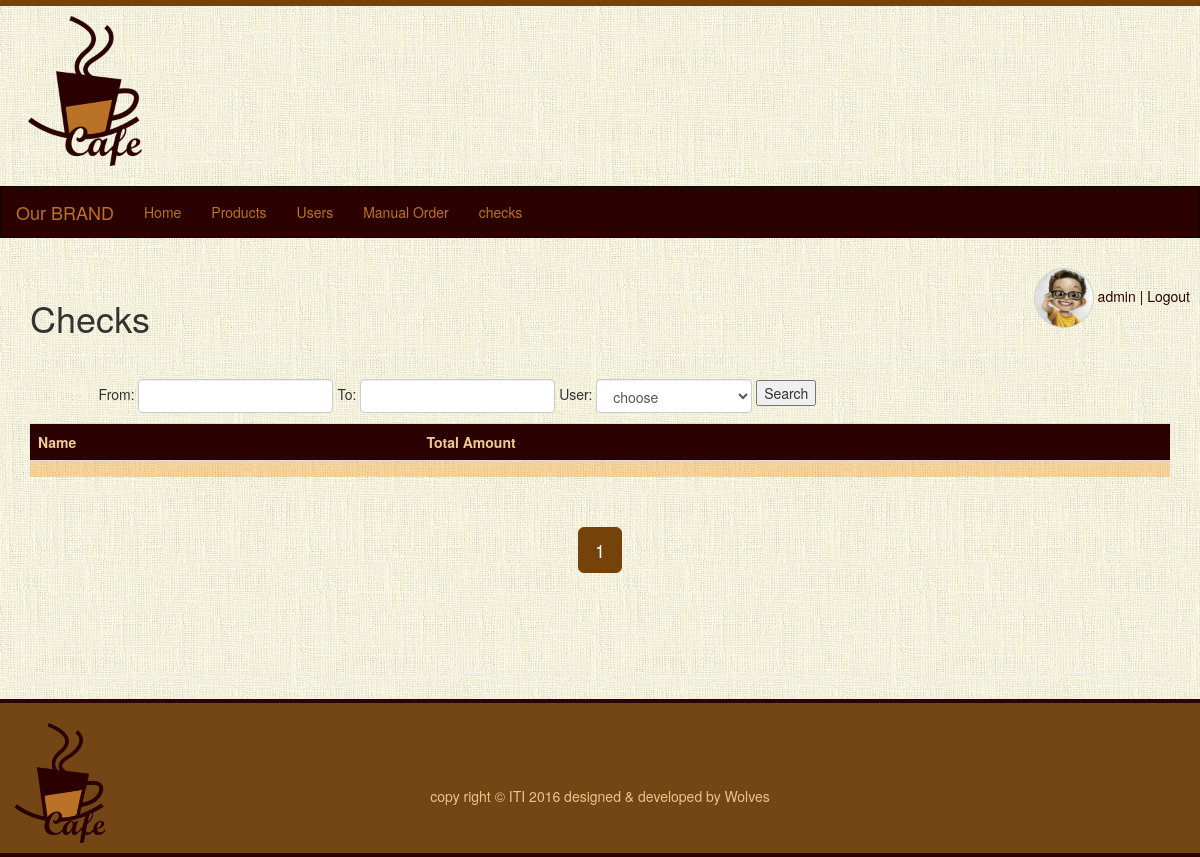
/checks.php (signed in), run on the app's committed database.
### tables this page shows
CREATE TABLE IF NOT EXISTS `users` (
  `user_id` int(12) NOT NULL,
  `name` varchar(200) DEFAULT NULL,
  `email` varchar(200) DEFAULT NULL,
  `password` varchar(100) DEFAULT NULL,
  `room_no` int(12) DEFAULT NULL,
  `image` varchar(200) DEFAULT NULL,
  `user_type` varchar(200) NOT NULL,
  `ext` varchar(200) NOT NULL,
  `status` varchar(50) NOT NULL DEFAULT 'active'
);

### include/classes_header.php (called while the page is built, shortened)
<?php
   include __DIR__."/dblib.php";
   include __DIR__."/shared_classes.php";
   $shared = new sharedmethods();
?>

### include/shared_classes.php (called while the page is built, shortened)
<?php
class sharedmethods{
	 function getUserData($id){
	    $data=array();
		$res=$GLOBALS['db']->select("users",$data,"user_id='{$id}'");
        if(empty($res)){
	           	return 0;
	        }else{
	            return $res;
	        }
	 }
	  function getTotals(){
        $tables="users,orders,orders_details";
	     $data=['users.user_id','users.name','SUM(orders_details.product_price  * orders_details.product_count) AS TotalAmount'];
	     $condition="orders.user_id=users.user_id
	                 and orders.status='done'
	                 AND orders.order_id = orders_details.order_id
	                 order by orders.order_id desc";
	     $query=$GLOBALS['db']->select($tables,$data,$condition);
	     return $query;
	 }
	 function getTotals_pagination(){
        $tables="users,orders,orders_details";
	     $data=['users.user_id','users.name','SUM(orders_details.product_price  * orders_details.product_count) AS TotalAmount'];
	     $condition="orders.user_id=users.user_id
	                 and orders.status='done'
	                 AND orders.order_id = orders_details.order_id
	                 order by orders.order_id desc  LIMIT  {$GLOBALS['start_from']}, {$GLOBALS['num_rec_per_page']}";
	     $query=$GLOBALS['db']->select($tables,$data,$condition);
	     return $query;
	 }
}
?>

### include/dblib.php (called while the page is built, shortened)
<?php
require_once(__DIR__.'/dbconn.php');
class dbmethods {
    private $link = null;
    public function __construct() {
        $this->db = Database::getInstance();
        $this->link = $this->db->getConnection();
    }
    public function select($table, $outFields = array(), $condition = "") {
        $outFieldsSql = "";
        $data = array();
        if (empty($outFields)) {
            $outFieldsSql = "*";
        } else {
            $outFieldsSql = implode($outFields, " , ");
        }
        $sql = "SELECT " . $outFieldsSql . " FROM " . $table . " WHERE " . $condition;
        $result = mysqli_query($this->link, $sql);
        if ($result) {
            while ($row = mysqli_fetch_array($result)) {
                $data[] = $row;
            }
        }
        return $data;
    }
}
?>

### include/dbconn.php (called while the page is built, shortened)
<?php
class Database {
	private $_connection;
	private static $_instance;
	private $_host = "localhost";
	private $_username = "adminb745Saf";
	private $_password = "WCRaGCet71TQ";
	private $_database = "cafeteria";
	public static function getInstance() {
		if(!self::$_instance) {
			self::$_instance = new self();
		}
		return self::$_instance;
	}
	private function __construct() {
		$this->_connection = new mysqli($this->_host, $this->_username,
			$this->_password, $this->_database);
	}
	public function getConnection() {
		return $this->_connection;
	}
}
?>

### checks.php (the view, shortened to what this page needs)
<?php include("include/header.php");
?>
<div class="container page-header " style="min-height:400px;" >
  <h1 class="text-left">Checks </h1>
  <hr/>
  <div class="search col-lg-9 col-md-6 col-sm-5 form-inline">
      <p>From: <input class="form-control inline" type="text" id="datepicker">
       To: <input class="form-control inline" type="text" id="datepicker2">
       User:  <select class="form-control inline" name="userid" id="user_id">
         <option value="">choose</option>
         </select>
       <input type="button" name="search" value="Search" onclick="seach_checks()">
       </p>
    </div>
  <?php if($_SESSION['usertype']=='admin'){
    $order=$shared->getTotals_pagination();
    $res_all=$shared->getTotals();
    $total_records = count($res_all);
     $total_pages = ceil($total_records / $GLOBALS['num_rec_per_page']);
    ?>
        <table class="table table-striped text-left" id="mkvalues">
     <tr>
       <th>Name</th>
       <th>Total Amount</th>
     </tr>
  <?php
    foreach ($order as $data) {
?>
     <tr onclick="getChecksDetails(<?php echo $data['user_id']; ?>)" class='tr'>
       <td><?php echo $data['name']?></td>
       <td><?php echo $data['TotalAmount']?></td>
     </tr>
<?php    }
  ?>
     </table>
  <ul class="pagination  pagination-lg col-sm-offset-6">
               <?php
                   for ($i=1; $i<=$total_pages; $i++) {
                   echo " <li ";
                     if($i==$GLOBALS['page']){echo " class='active'" ; }
                    echo "><a href='checks.php?page=$i' >$i</a></li>";
                    }
               ?>
      </ul>
 <?php }else{
  echo "you dont have permission to this page";
  } ?>
</div>
<?php include("include/footer.php"); ?>

### include/header.php (shortened to what this page needs)
<?php
   include "include/classes_header.php";
?>
<!DOCTYPE html>
<html lang="en">
<head>
    <link rel="stylesheet" href="Assets/css/bootstrap.css">
    <link rel="stylesheet" href="Assets/css/style.css" />
    <link rel="stylesheet" href="Assets/font-awesome-4.5.0/css/font-awesome.css">
    <link rel="stylesheet" href="//code.jquery.com/ui/1.11.4/themes/smoothness/jquery-ui.css">
</head>
<body>
<div class="container-fluid text-center">
<img src="Assets/img/logo.png" class="logo pull-left">
<p class="clearfix"></p>
<?php
 $user=$shared->getUserData($_SESSION['user_id']);
 ?>
<nav class="navbar navbar-inverse" >
		<div class="navbar-header"><a class="navbar-brand" href="#">Our BRAND</a></div>
		<div class="navbar-collapse collapse">
		  <?php if($_SESSION['usertype']=='admin'){ ?>
			<ul class="nav navbar-nav">
				<li><a href="index.php">Home</a></li>
				<li><a href="all-products.php">Products</a></li>
				<li><a href="all-users.php">Users</a></li>
				<li><a href="order-admin.php">Manual Order</a></li>
				<li><a href="checks.php">checks</a></li>
    		</ul>
    	  <?php } ?>
		</div>
</nav>
<div class="user_data pull-right">
	<img src="uploads/<?php echo $user[0]['image'] ;?>" alt=''/>
	<a href=""><?php echo $user[0]['name'] ;?></a>
	<a href="logout.php"> | Logout</a>
</div>

### Assets/css/style.css (style rules this page uses)
body { background: url(../img/bg.jpg) ; border-top: solid 6px #75420A; }
body .navbar { border-radius: 0px; }
.user_data { margin: 10px; }
.user_data img { width: 60px; height: 60px; border-radius: 5px; border:solid 1px #ccc; border-radius: 100%; }
.tr { cursor: pointer; }
.logo { width: 150px; margin: 10px; }
.container-fluid { padding-right: 0px; padding-left: 0px; }
.navbar-inverse { background-color: #2B0000; }
.navbar-inverse .navbar-nav > li > a { color: #BA7326; }
.navbar-inverse .navbar-brand { color: #BA7326; }
a { color: #2B0000; text-decoration: none; }
.table-striped > tbody > tr:nth-child(odd) { background-color: rgba(228, 193, 137, 0.64); }
.table-striped > tbody > tr:nth-child(even) { background-color: rgba(245, 143, 18, 0.33); }
body .table-striped > tbody > tr:first-child { background: rgb(43, 0, 0); color: #F1CC92; }
.pagination > .active > a, .pagination > .active > span, .pagination > .active > a:hover, .pagination > .active > span:hover, .pagination > .active > a:focus, .pagination > .active > span:focus { background-color: #75420A; border-color: #75420A; }
.pagination > li > a, .pagination > li > span { color: #75420A; text-decoration: none; background-color: #F6D29A; border: 1px solid #F9D69E; }

### data on the page
users: image (picture), name "admin"
